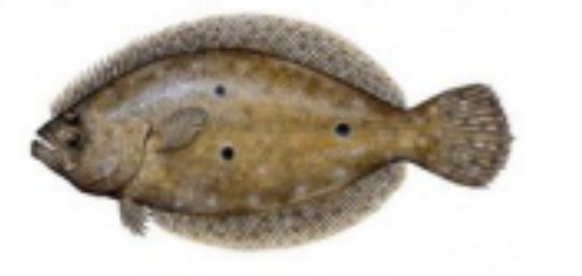
#> input picture images/Snake/fish.png, 582 x 276 px
$ python 'Optimal Threshold.py'
#> lines starting #> are read from the running program, lines starting #| are printed output that depends on the picture; after the words box and inside, x2 and y2 are one past the last pixel; in counts of white or black regions, pixels touching at a corner belong together; long printed decimals are rounded
#> further down, img is the input picture: shape (276, 582, 3); mean B, G, R 176.1, 187.3, 195
### Core/imageMode.py
import numpy as np


def rgb_to_grayscale(image):
    """Convert an RGB image to grayscale using luminosity method."""
    r, g, b = image[:, :, 0], image[:, :, 1], image[:, :, 2]
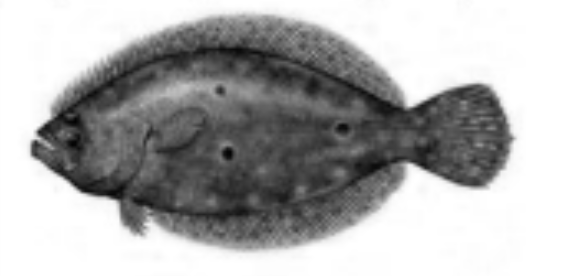
#> r: shape (276, 582); min 2, max 255, mean 176.1
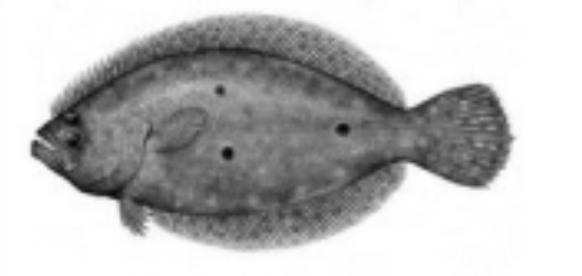
#> g: shape (276, 582); min 4, max 255, mean 187.3
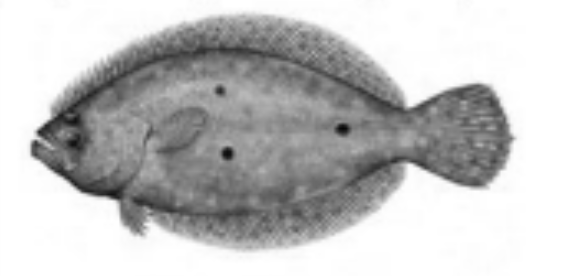
#> b: shape (276, 582); min 6, max 255, mean 195
    grayscale = 0.2989 * r + 0.5870 * g + 0.1140 * b  # Standard grayscale conversion
    return grayscale.astype(np.uint8)

# [34 lines left out: functions rgb_to_yuv, yuv_to_rgb, normalize_image, prepare_for_display, not called in this run]

### Core/Optimal Threshold.py
import cv2
import numpy as np

from Core.imageMode import rgb_to_grayscale


def iterative_threshold(image, epsilon=0.5, max_iterations=200):

    image =rgb_to_grayscale(image)

    height, width = image.shape
#> height = 276; width = 582

    top_left = image[0, 0]
#> top_left = 251
    top_right = image[0, width - 1]
#> top_right = 254
    bottom_left = image[height - 1, 0]
#> bottom_left = 253
    bottom_right = image[height - 1, width - 1]
#> bottom_right = 254

    initial_corners = np.array([top_left, top_right, bottom_left, bottom_right])
#> initial_corners = [251, 254, 253, 254]
    current_threshold = np.mean(initial_corners)
#> current_threshold = 253

    for iteration in range(max_iterations):

        background_pixels = image[image <= current_threshold]
        object_pixels = image[image > current_threshold]

        # Check if either group is empty
        if background_pixels.size == 0 or object_pixels.size == 0:
            print("Warning: One of the groups became empty. Stopping early.")
            break

        mean_background = np.mean(background_pixels)
        mean_object = np.mean(object_pixels)

        new_threshold = (mean_background + mean_object) / 2

        if abs(new_threshold - current_threshold) < epsilon:
            break

        current_threshold = new_threshold
#> this loop made 4 passes
#> (mean_background, mean_object, new_threshold, current_threshold) on passes 1 to 3: (154.2, 254, 204.1, 204.1), (106.8, 251.9, 179.4, 179.4), (104.5, 250.5, 177.5, 177.5)
#> (mean_background, mean_object, new_threshold) on pass 4: (104.3, 250.3, 177.3)

    binary_image = np.zeros_like(image, dtype=np.uint8)
    binary_image[image > current_threshold] = 0
    binary_image[image <= current_threshold] = 255

    return current_threshold, binary_image

if __name__ == "__main__":
    img = cv2.imread('../images/Snake/fish.png')

    if img is None:
        print("Error: Image not found or path incorrect.")
        exit()

    threshold_value, binary_img = iterative_threshold(img)
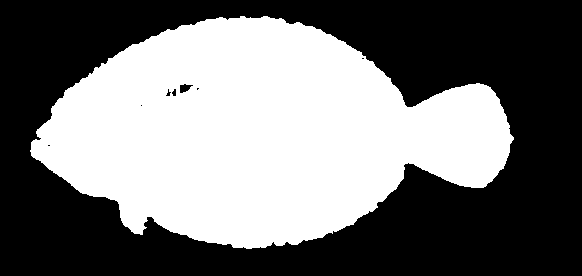
#> binary_img: shape (276, 582); 45.4% white; 1 white region, box (x1, y1, x2, y2) and area: (30, 16, 514, 249) 72868
#> threshold_value = 177.5

    print(f"Final Threshold: {threshold_value}")
#| Final Threshold: 177.519

    # Show the images
    cv2.imshow('Original Image', img)
    cv2.imshow('Binary Image', binary_img)

    cv2.waitKey(0)
    cv2.destroyAllWindows()

$ run again, with images/Snake/apple.png copied over images/Snake/fish.png
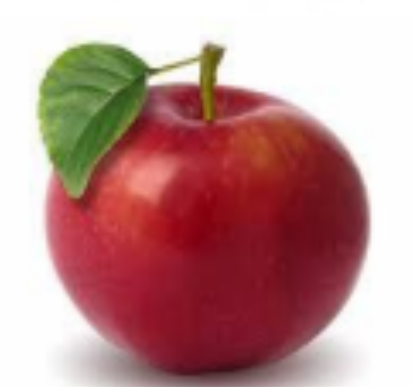
#> input picture images/Snake/apple.png, 412 x 387 px
#> img is the input picture: shape (387, 412, 3); mean B, G, R 144.1, 145.4, 190.9
#> in rgb_to_grayscale, `grayscale = 0.2989 * r + 0.5870 * g + 0.1140 * b`:
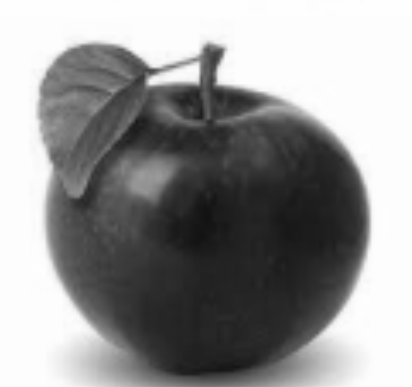
#> grayscale: shape (387, 412) float64; min 18.82, max 255, mean 150.2
#> top_left = 254
#> bottom_left = 253
#> initial_corners = [254, 254, 253, 253]
#> in iterative_threshold, `current_threshold = np.mean(initial_corners)`: current_threshold = 253.5
#> the loop in iterative_threshold, `for iteration in range(max_iterations): ` made 5 passes
#> (mean_background, mean_object, new_threshold, current_threshold) on passes 1 to 4: (144.9, 254, 199.4, 199.4), (71.77, 249.8, 160.8, 160.8), (66.55, 245.9, 156.2, 156.2), (66.07, 245.3, 155.7, 155.7)
#> `threshold_value, binary_img = iterative_threshold(img)`:
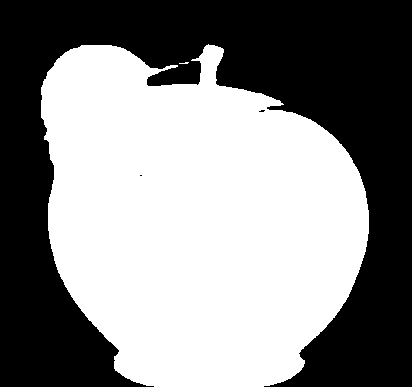
#> binary_img: shape (387, 412); 53.4% white; 3 black regions (2 under 20 px), largest, box (x1, y1, x2, y2) and area: (0, 0, 412, 387) 74341
#> threshold_value = 155.7
#| Final Threshold: 155.704

$ run again, with images/Snake/fruit.png copied over images/Snake/fish.png
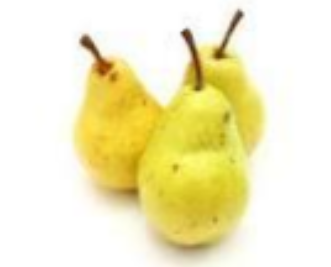
#> input picture images/Snake/fruit.png, 331 x 267 px
#> img is the input picture: shape (267, 331, 3); mean B, G, R 194.1, 237, 243.6
#> in rgb_to_grayscale, `r, g, b = image[:, :, 0], image[:, :, 1], image[:, :, 2]`:
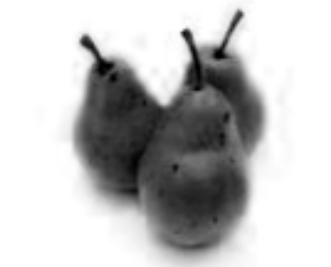
#> r: shape (267, 331); min 0, max 255, mean 194.1
#> in rgb_to_grayscale, `grayscale = 0.2989 * r + 0.5870 * g + 0.1140 * b`:
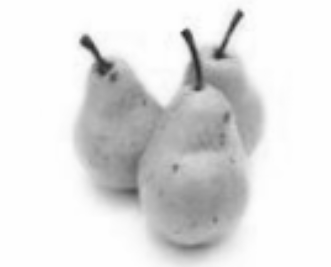
#> grayscale: shape (267, 331) float64; min 39.99, max 255, mean 224.9
#> top_left = 254
#> initial_corners = [254, 254, 254, 254]
#> current_threshold = 254
#> binary_img: shape (267, 331); every value is 255
#| Final Threshold: 254.0
